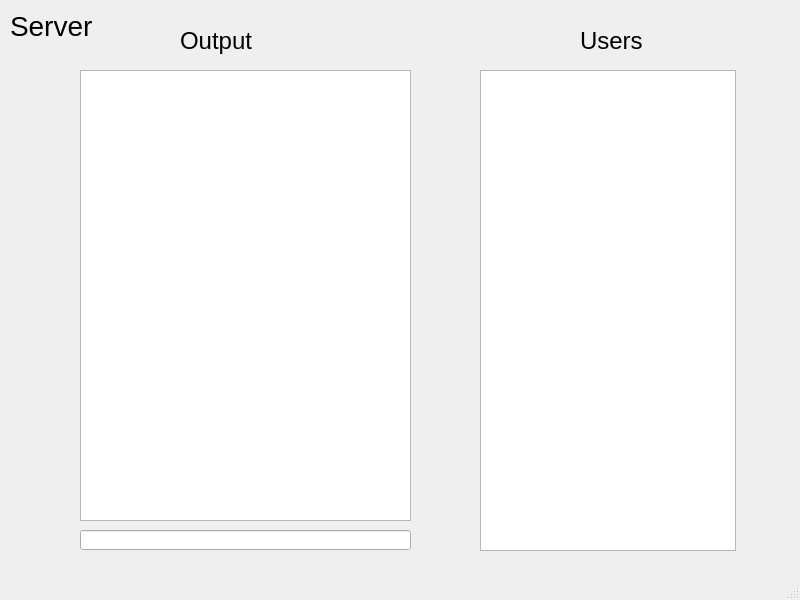
<?xml version="1.0" encoding="UTF-8"?>
<ui version="4.0">
 <class>server_window</class>
 <widget class="QMainWindow" name="server_window">
  <property name="geometry">
   <rect>
    <x>0</x>
    <y>0</y>
    <width>800</width>
    <height>600</height>
   </rect>
  </property>
  <property name="windowTitle">
   <string>MainWindow</string>
  </property>
  <widget class="QWidget" name="centralwidget">
   <widget class="QLabel" name="label">
    <property name="geometry">
     <rect>
      <x>10</x>
      <y>10</y>
      <width>101</width>
      <height>31</height>
     </rect>
    </property>
    <property name="font">
     <font>
      <pointsize>21</pointsize>
     </font>
    </property>
    <property name="text">
     <string>Server</string>
    </property>
   </widget>
   <widget class="QTextBrowser" name="textBrowser">
    <property name="geometry">
     <rect>
      <x>80</x>
      <y>70</y>
      <width>331</width>
      <height>451</height>
     </rect>
    </property>
   </widget>
   <widget class="QLabel" name="label_2">
    <property name="geometry">
     <rect>
      <x>180</x>
      <y>20</y>
      <width>101</width>
      <height>41</height>
     </rect>
    </property>
    <property name="font">
     <font>
      <pointsize>18</pointsize>
     </font>
    </property>
    <property name="text">
     <string>Output</string>
    </property>
   </widget>
   <widget class="QLabel" name="label_3">
    <property name="geometry">
     <rect>
      <x>580</x>
      <y>30</y>
      <width>71</width>
      <height>21</height>
     </rect>
    </property>
    <property name="font">
     <font>
      <pointsize>18</pointsize>
     </font>
    </property>
    <property name="text">
     <string>Users</string>
    </property>
   </widget>
   <widget class="QListWidget" name="listWidget">
    <property name="geometry">
     <rect>
      <x>480</x>
      <y>70</y>
      <width>256</width>
      <height>481</height>
     </rect>
    </property>
   </widget>
   <widget class="QLineEdit" name="lineEdit">
    <property name="geometry">
     <rect>
      <x>80</x>
      <y>530</y>
      <width>331</width>
      <height>20</height>
     </rect>
    </property>
   </widget>
  </widget>
  <widget class="QMenuBar" name="menubar">
   <property name="geometry">
    <rect>
     <x>0</x>
     <y>0</y>
     <width>800</width>
     <height>21</height>
    </rect>
   </property>
  </widget>
  <widget class="QStatusBar" name="statusbar"/>
 </widget>
 <resources/>
 <connections/>
</ui>
